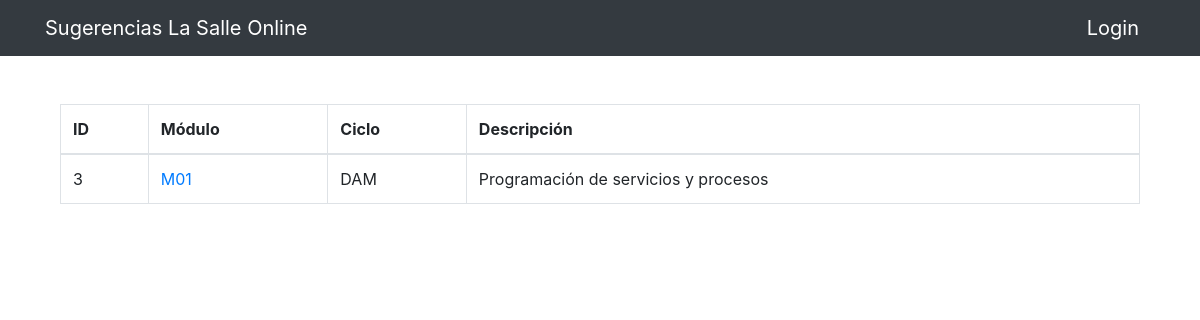
The app's page /mlist.php?ciclo=DAM with its own data.
### tables this page shows
create table modulos (
    ID integer not null AUTO_INCREMENT,
    Modulo varchar(4) not null,
    Ciclo varchar(4) not null,
    Descripcion varchar(80),
    primary key(ID)
);

### mlist.php (the view, shortened to what this page needs)
<?php
    include ("./database/db.php");
    include ("./includes/header.php");
?>
<div class="container pt-5">
    <div class="col-md-12">
        <table class="table table-bordered">
            <thead>
                <tr>
                    <th>ID</th>
                    <th>Módulo</th>
                    <th>Ciclo</th>
                    <th>Descripción</th>
                </tr>
            </thead>
            <tbody>
                <?php
                    if (isset($_GET['ciclo'])) {
                        $ciclo = $_GET['ciclo'];
                        switch ($ciclo) {
                            default:
                                $query = "SELECT * FROM modulos WHERE ciclo='$ciclo'";
                                break;
                        }
                    } else {
                        $query = "SELECT * FROM modulos";
                    }
                    $modules = mysqli_query($conn, $query);
                    while ($row = mysqli_fetch_array($modules)) {
                        ?>
                        <tr>
                            <td><?php echo $row['ID']; ?></td>
                            <td><a href="mdetails.php?module_id=<?=$row['ID'];?>"><?php echo $row['Modulo']; ?></a></td>
                            <td><?php echo $row['Ciclo']; ?></td>
                            <td><?php echo $row['Descripcion']; ?></td>
                        </tr>
                        <?php
                    }
                ?>
            </tbody>
        </table>
    </div>
</div>
<?php
    include ("./includes/footer.php");
?>

### records on screen
modulos: ID "3", Modulo "M01", Ciclo "DAM", Descripcion "Programación de servicios y procesos"
